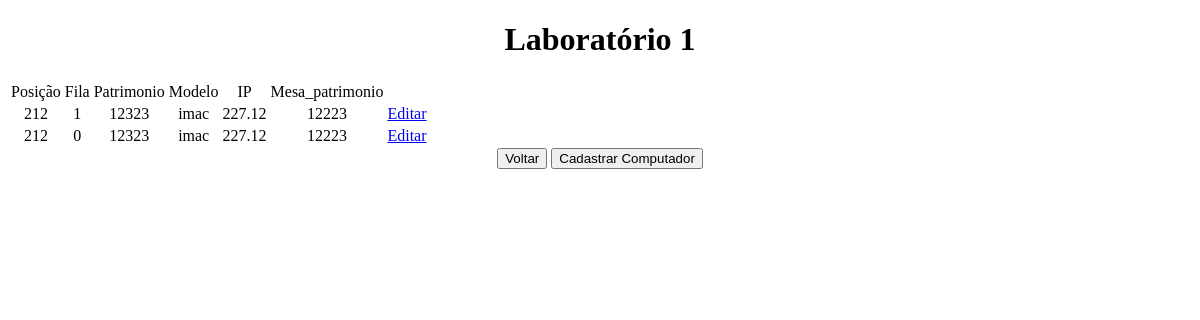
Page /inventario_labs/tabela_comp.php?lab=1 (signed in) on the earlier database version.
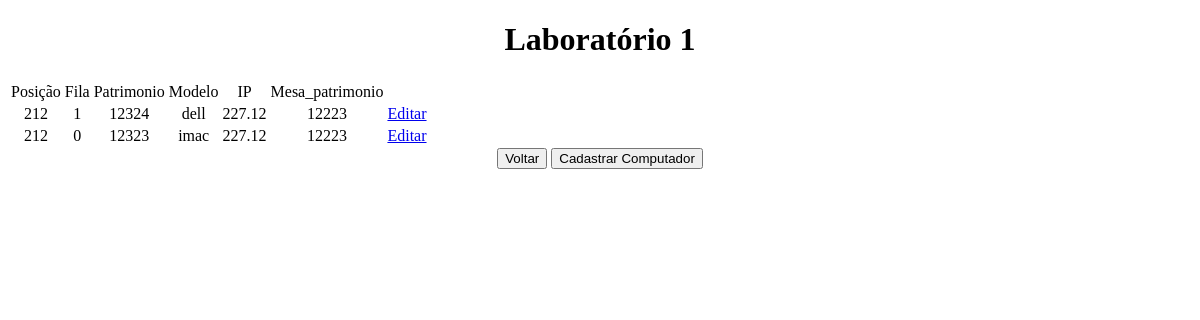
Same page on the later database version.
### tables this page shows
CREATE TABLE `tb_comp` (
  `id_comp` int(11) NOT NULL,
  `posicao` varchar(20) DEFAULT NULL,
  `fila` varchar(10) DEFAULT NULL,
  `patrimonio` varchar(100) DEFAULT NULL,
  `modelo` varchar(100) DEFAULT NULL,
  `ip` varchar(50) DEFAULT NULL,
  `mesa_patrimonio` varchar(100) DEFAULT NULL,
  `lab` int(11) NOT NULL
);

### inventario_labs/tabela_comp.php (the view, shortened to what this page needs)
<?php
require 'conexao.php';
if(isset($_GET['lab'])){
$id_lab = $_GET['lab'];
$sql = $conexao->prepare("SELECT * FROM tb_comp  WHERE lab =".$id_lab);
$sql->execute();
$dados = $sql->fetchAll(PDO::FETCH_ASSOC);
}
?>
<!DOCTYPE html>
<html lang="pt-br">
<head>
    <link rel="stylesheet" href="style.css">
</head>
<body>
    <?php
        if(!isset($_GET['lab'])){
    ?>
    <a href="tabela_comp.php?lab=1"><button>lab 1</button></a>
    <a href="tabela_comp.php?lab=2"><button>lab 2</button></a>
    <a href="tabela_comp.php?lab=3"><button>lab 3</button></a>
    <a href="tabela_comp.php?lab=4"><button>lab 4</button></a>
    <a href="tabela_comp.php?lab=5"><button>lab 5</button></a>
    <a href="tabela_comp.php?lab=6"><button>lab 6</button></a>
    <a href="tabela_comp.php?lab=7"><button>lab P&D</button></a>
    <a href="modificar_inventario.php"><button>Voltar</button></a>;
    <?php } else{ ?>
    <h1>Laboratório <?php echo $_GET['lab'] < 7 ? $_GET['lab'] : 'P&D'?></h1>
    <table class="tabela">
        <tr>
            <td>Posição</td>
            <td>Fila</td>
            <td>Patrimonio</td>
            <td>Modelo</td>
            <td>IP</td>
            <td>Mesa_patrimonio</td>
        </tr>
        <?php
            foreach ($dados as $key => $value) {
                echo '<tr>';
                        echo "<td>{$value['posicao']}</td>";
                        echo "<td>{$value['fila']}</td>";
                        echo "<td>{$value['patrimonio']}</td>";
                        echo "<td>{$value['modelo']}</td>";
                        echo "<td>{$value['ip']}</td>";
                        echo "<td>{$value['mesa_patrimonio']}</td>";
                        echo "<td><a href='atualizar_comp.php?lab={$value['lab']}&id={$value['id_comp']}'>Editar</a></td>";
                 echo "</tr>";
            }
        ?>
    </table>
    <a href="tabela_comp.php"><button>Voltar</button></a>
    <a href="cadastro_comp.php?lab=<?php echo $id_lab;?>"><button>Cadastrar Computador</button></a>
    <?php } ?>
</body>
</html>

Differences in the rows shown:
changed tb_comp: patrimonio "12323" → "12324"; modelo "imac" → "dell"
